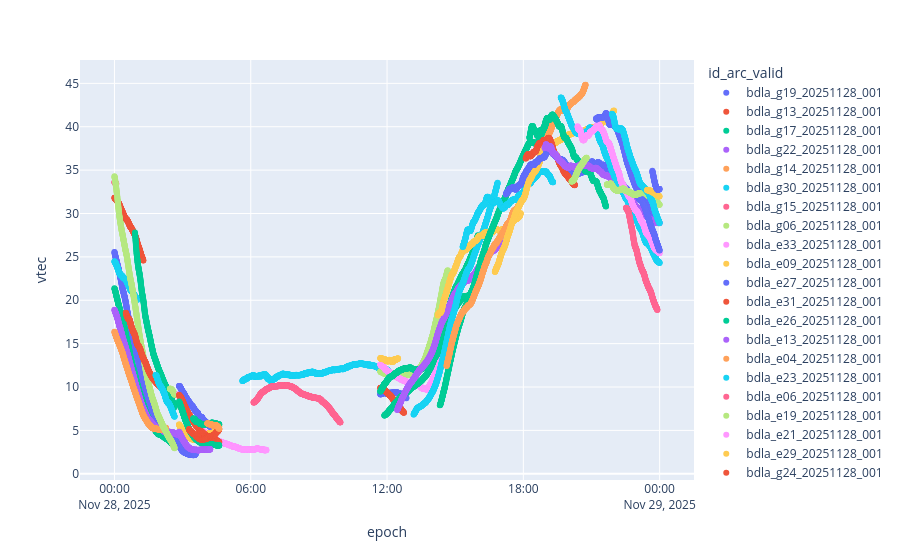

Here is the notebook cell this chart was saved with:
### Code cell
fig = px.scatter(df_calibrated['epoch', 'vtec', 'id_arc_valid'], x='epoch', y='vtec', render_mode='svg', color='id_arc_valid')
fig.show()
